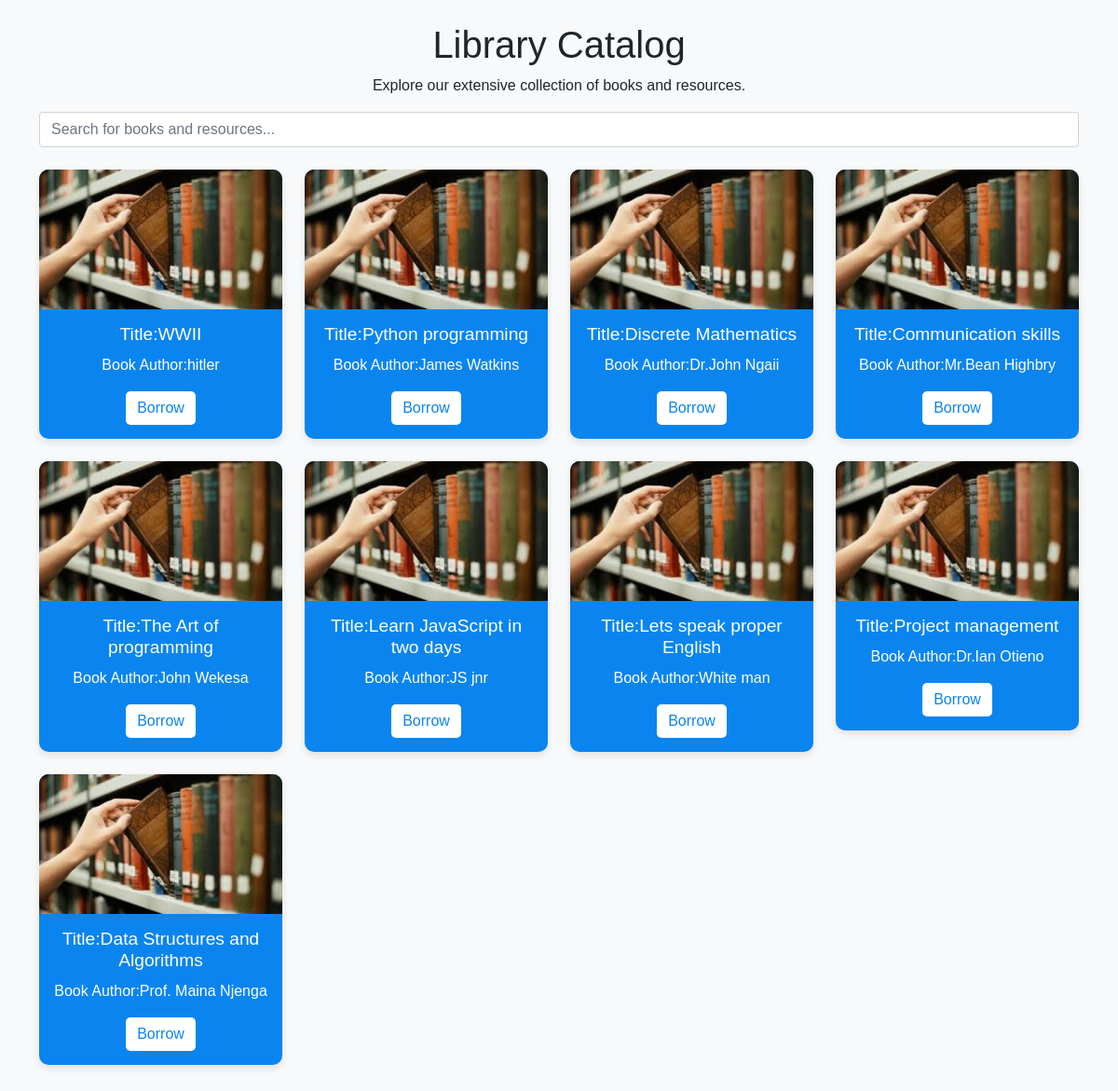
Screenshot of /library_catalogue/ with the database file from the repository.
### stdapp/models.py (models this page shows, shortened)
class Book(models.Model):
    title = models.CharField(max_length=200)
    author = models.CharField(max_length=200)
    isbn = models.CharField(max_length=13, unique=True)
    available = models.BooleanField(default=True)
    category = models.CharField(max_length=50, default='General')  # Add default value
    image_url = models.CharField(max_length=200, blank=True)  # Field for book cover image URL

### stdapp/views.py (the view)
# urls.py: path('library_catalogue/', views.library_catalogue, name='library_catalogue'),
def library_catalogue(request):
    books = Book.objects.all()
    return render(request, 'libarycatalogue.html', {'books': books})

### stdapp/templates/libarycatalogue.html (shortened to what this page needs)
<!DOCTYPE html>
<html lang="en">
<head>
    <link href="https://cdn.jsdelivr.net/npm/bootstrap@5.1.3/dist/css/bootstrap.min.css" rel="stylesheet">
    {% load static %}
    <link rel="stylesheet" href="{% static 'css/librarycatalogue.css' %}">
</head>
<body>
    <div class="container my-4">
        <header>
            <h1 class="text-center">Library Catalog</h1>
            <p class="text-center">Explore our extensive collection of books and resources.</p>
        </header>
        <div class="mb-4">
            <input type="text" class="form-control" placeholder="Search for books and resources...">
        </div>
        <div class="row">
            {% for book in books %}
            <div class="col-md-3">
                <div class="card mb-4">
                    <img src="{% static 'images/libcatalogue.jpg' %}" class="card-img-top" alt="{{ book.title }}">
                    <div class="card-body">
                        <h5 class="card-title"> Title:{{ book.title }}</h5>
                        <p class="card-text">Book Author:{{ book.author }}</p>
                        <a href="{% url 'borrow_book' book.id %}" class="btn btn-primary">Borrow</a>
                    </div>
                </div>
            </div>
            {% endfor %}
        </div>
    </div>
</body>
</html>

### stdapp/static/css/librarycatalogue.css (style rules this page uses)
* { margin: 0; padding: 0; box-sizing: border-box; font-family: Arial, sans-serif; }
body { background-color: #f8f9fa; }
.card { border: 1px solid #ddd; border-radius: 8px; transition: transform 0.2s; }
.card-img-top { height: 150px; object-fit: cover; }
.card-body { text-align: center; }
.card-title { font-size: 1.2em; margin-bottom: 10px; }
.btn-primary { background-color: #007bff; border: none; border-radius: 20px; }

### stdapp/templates/libarycatalogue.html (style rules this page uses)
.card { border: none; border-radius: 10px; box-shadow: 0 4px 8px rgba(0, 0, 0, 0.1); background-color: #0a85f0; color: white; }
.card-img-top { border-top-left-radius: 10px; border-top-right-radius: 10px; }
.card-body { padding: 15px; }
.card-title, .card-text { color: white; }
.btn-primary { background-color: white; color: #0a85f0; border: none; border-radius: 5px; }

### rows the page displays
Book: title "WWII", author "hitler"
Book: title "Python programming", author "James Watkins"
Book: title "Discrete Mathematics", author "Dr.John Ngaii"
Book: title "Communication skills", author "Mr.Bean Highbry"
Book: title "The Art of programming", author "John Wekesa"
Book: title "Learn JavaScript in two days", author "JS jnr"
Book: title "Lets speak proper English", author "White man"
Book: title "Project management", author "Dr.Ian Otieno"
Book: title "Data Structures and Algorithms", author "Prof. Maina Njenga"
